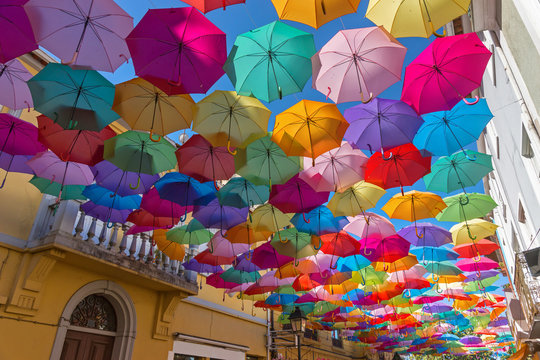
//> input picture Study_Yeungnam_Univ/Autonomous driving Artificial intelligence/bmp&jpg/colorful.jpg, 540 x 360 px
$ ./Color_Transformations_eg3   (built with g++ and OpenCV 4, the #if around main switched on)
//> lines starting //> are read from the running program, lines starting //| are printed output that depends on the picture
#if 0
#include "opencv2/opencv.hpp"
#include <stdio.h>
#include <iostream>

int main(void) {

	using namespace cv;
	using namespace std;

	Mat src, src_hsv, new_hsv;

	src = imread("colorful.jpg", IMREAD_COLOR);
//> src is the input picture: 360 rows x 540 cols, CV_8UC3; mean B, G, R 104.6, 101.6, 128.9
	imshow("src", src);

	cvtColor(src, src_hsv, COLOR_BGR2HSV);
//> src_hsv: 360 rows x 540 cols, CV_8UC3; mean H, S, V 83, 148.2, 155.3
	imshow("src_hsv", src_hsv);
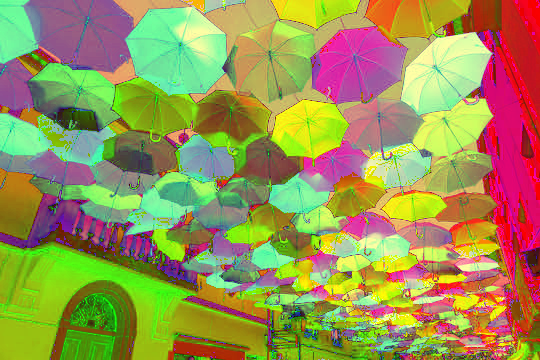
//> window 'src_hsv': 360 rows x 540 cols, CV_8UC3; mean B, G, R 83, 148.2, 155.3

	vector<Mat> src_hsv_channels;

	split(src_hsv, src_hsv_channels);
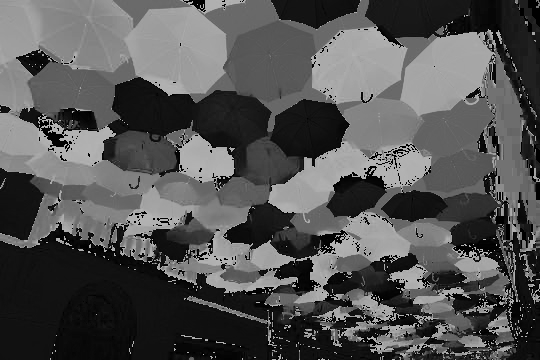
//> src_hsv_channels[0]: 360 rows x 540 cols, CV_8UC1; min 0, max 179, mean 83
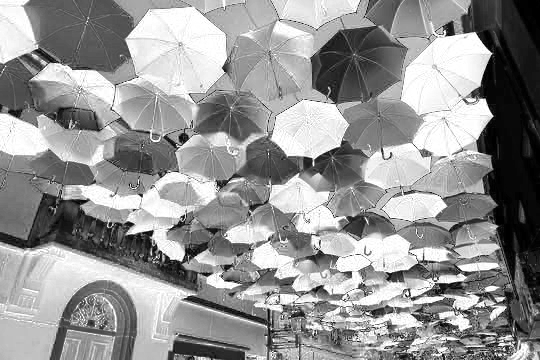
//> src_hsv_channels[1]: 360 rows x 540 cols, CV_8UC1; min 0, max 255, mean 148.2
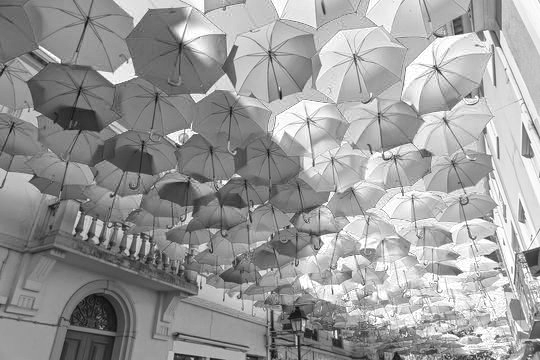
//> src_hsv_channels[2]: 360 rows x 540 cols, CV_8UC1; min 8, max 255, mean 155.3
	/*
	src_hsv_channels[0] = H -> H = 색조
	src_hsv_channels[1] = S -> S = 색상의 순도
	src_hsv_channels[2] = V -> V = 명암
	*/

	for (int i = 0; i < src.rows; i++) {
		for (int j = 0; j < src.cols; j++) {
			if (src_hsv_channels[0].at<uchar>(i, j) + 50 > 255) {
				src_hsv_channels[0].at<uchar>(i, j) = src_hsv_channels[0].at<uchar>(i, j) + 50 - 255;
			}
			else {
				src_hsv_channels[0].at<uchar>(i, j) = src_hsv_channels[0].at<uchar>(i, j) + 50;
			}
		}
	}
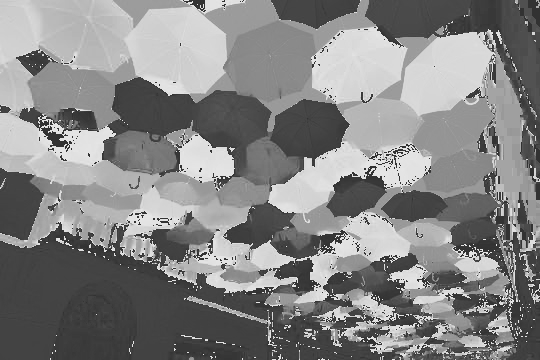
//> src_hsv_channels[0]: 360 rows x 540 cols, CV_8UC1; min 50, max 229, mean 133

	merge(src_hsv_channels, new_hsv);
//> new_hsv: 360 rows x 540 cols, CV_8UC3; mean H, S, V 133, 148.2, 155.3

	Mat new_img;
	cvtColor(new_hsv, new_img, COLOR_HSV2BGR);
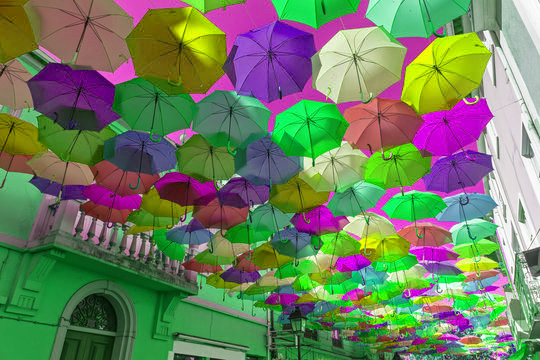
//> new_img: 360 rows x 540 cols, CV_8UC3; mean B, G, R 95.5, 126.9, 110.4
	imshow("hist_eq_V_img", new_img);

	waitKey(0);
	return 0;

}

#endif

$ run again, with Study_Yeungnam_Univ/Autonomous driving Artificial intelligence/bmp&jpg/building.jpg copied over Study_Yeungnam_Univ/Autonomous driving Artificial intelligence/bmp&jpg/colorful.jpg
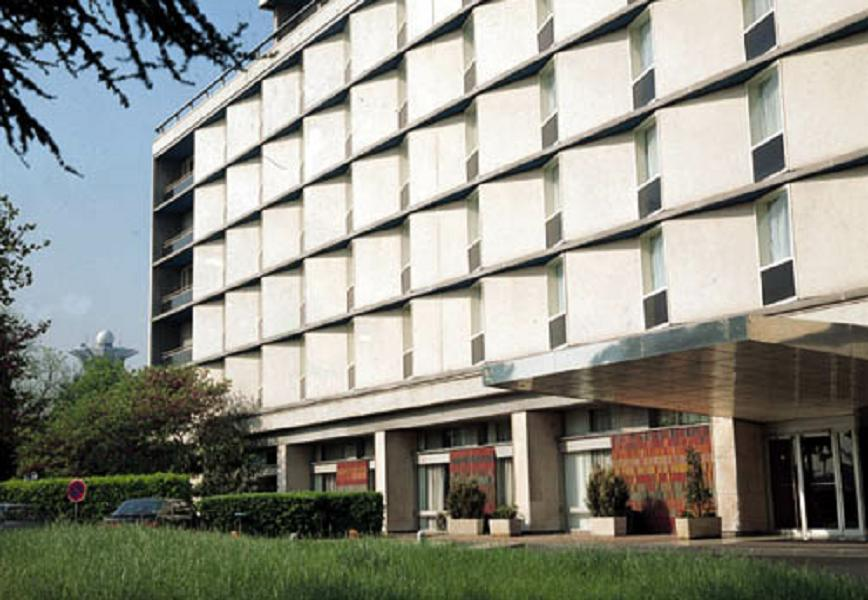
//> input picture Study_Yeungnam_Univ/Autonomous driving Artificial intelligence/bmp&jpg/building.jpg, 868 x 600 px
//> src is the input picture: 600 rows x 868 cols, CV_8UC3; mean B, G, R 133.7, 143.6, 142.9
//> src_hsv: 600 rows x 868 cols, CV_8UC3; mean H, S, V 40.4, 55.8, 150.8
//> after the loop `for (int i = 0; i < src.rows; i++)`:
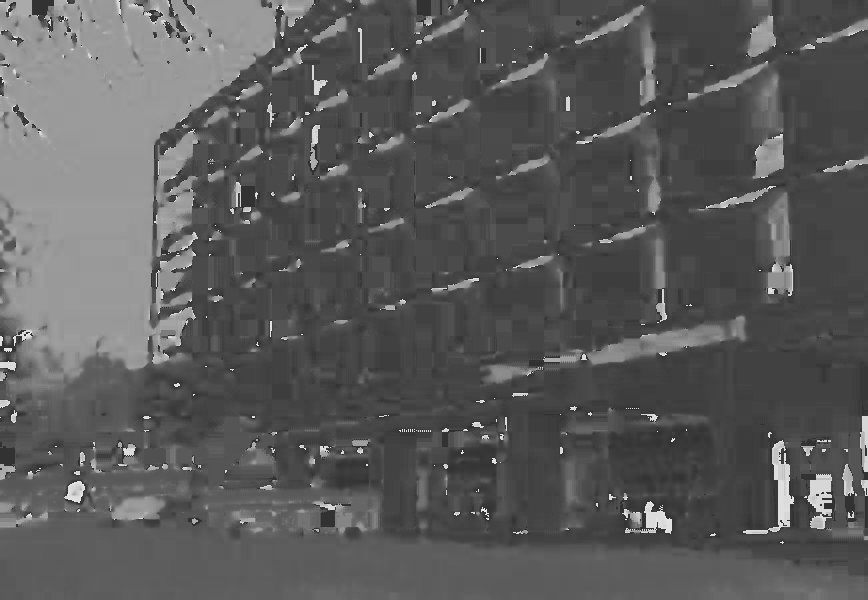
//> src_hsv_channels[0]: 600 rows x 868 cols, CV_8UC1; min 50, max 229, mean 90.4
//> new_hsv: 600 rows x 868 cols, CV_8UC3; mean H, S, V 90.4, 55.8, 150.8
//> `cvtColor(new_hsv, new_img, COLOR_HSV2BGR);`:
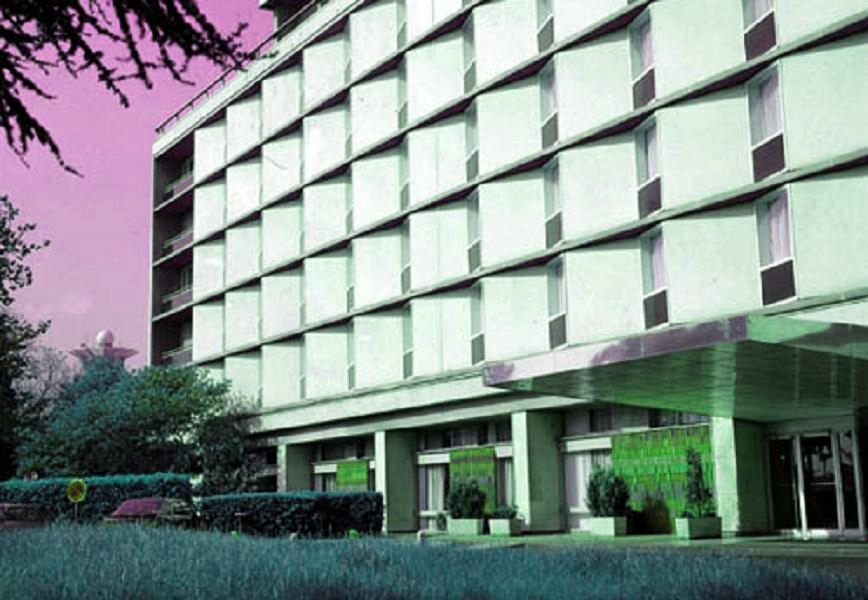
//> new_img: 600 rows x 868 cols, CV_8UC3; mean B, G, R 141.2, 144.5, 133.4

$ run again, with Study_Yeungnam_Univ/Autonomous driving Artificial intelligence/bmp&jpg/castle.jpg copied over Study_Yeungnam_Univ/Autonomous driving Artificial intelligence/bmp&jpg/colorful.jpg
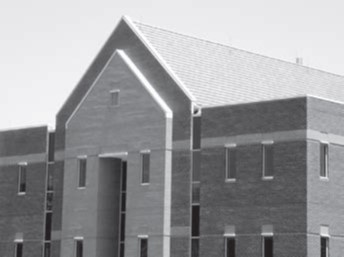
//> input picture Study_Yeungnam_Univ/Autonomous driving Artificial intelligence/bmp&jpg/castle.jpg, 344 x 257 px
//> src is the input picture: 257 rows x 344 cols, CV_8UC3; mean B, G, R 156.5, 154.2, 153.9
//> src_hsv: 257 rows x 344 cols, CV_8UC3; mean H, S, V 118, 5.1, 156.5
//> `split(src_hsv, src_hsv_channels);`:
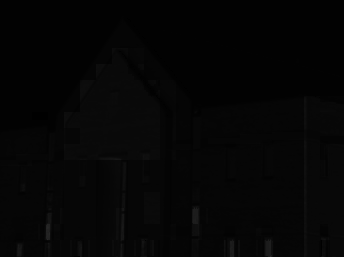
//> src_hsv_channels[1]: 257 rows x 344 cols, CV_8UC1; min 0, max 42, mean 5.1
//> after the loop `for (int i = 0; i < src.rows; i++)`:
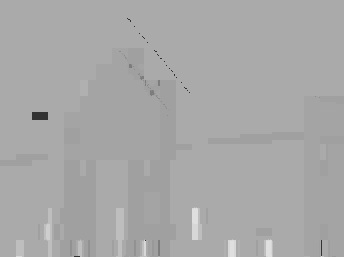
//> src_hsv_channels[0]: 257 rows x 344 cols, CV_8UC1; min 50, max 223, mean 168
//> new_hsv: 257 rows x 344 cols, CV_8UC3; mean H, S, V 168, 5.1, 156.5
